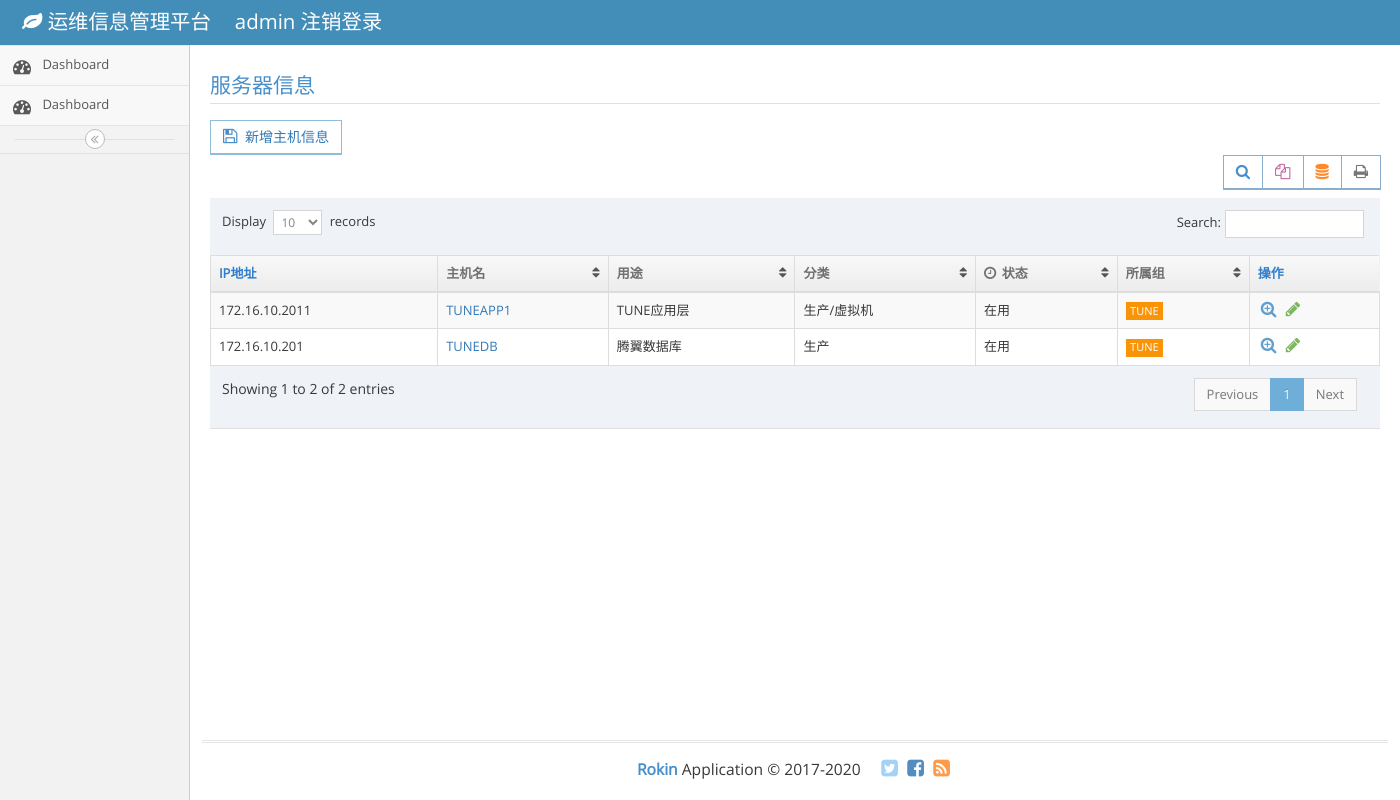
Before: / (signed in) with the older database file.
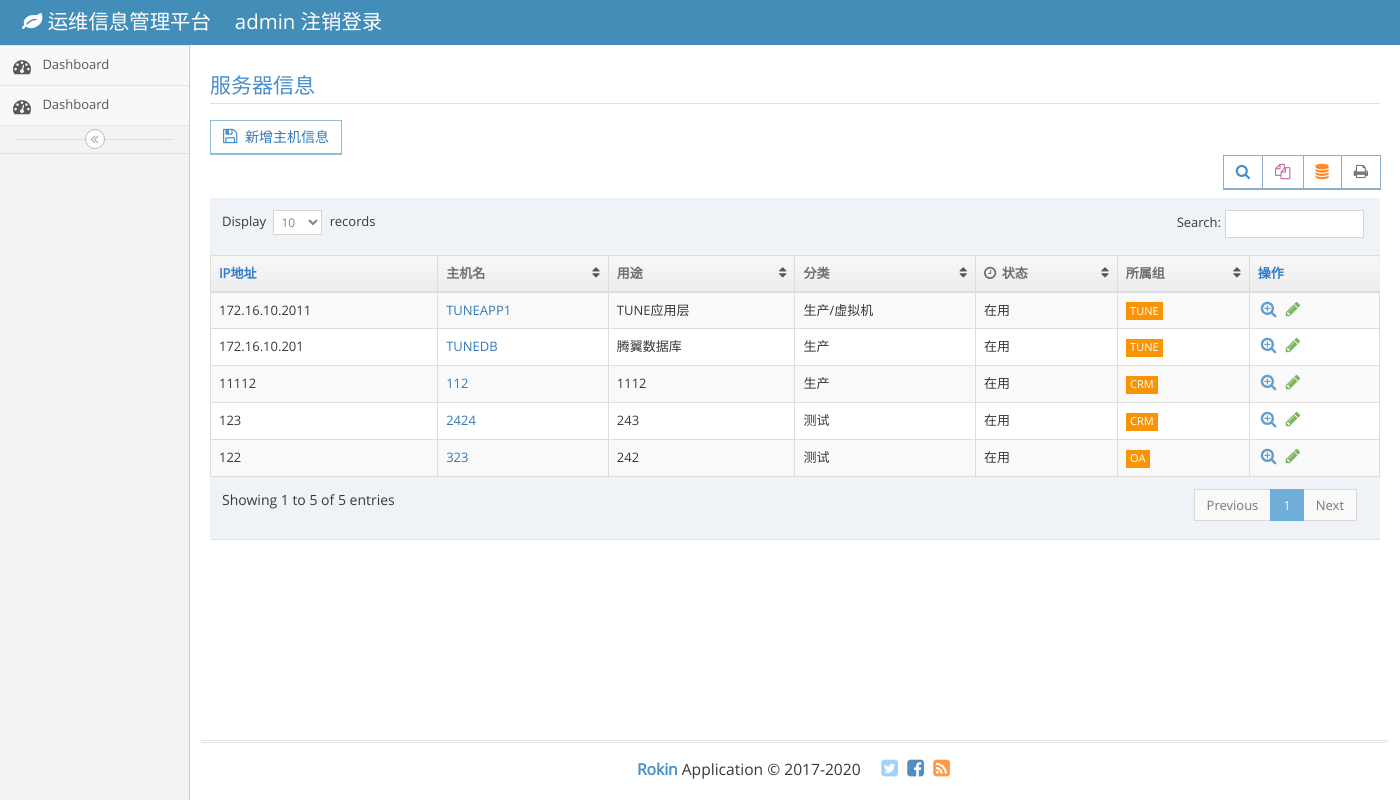
After: the same page with the newer database file.
### app/models.py (models this page shows, shortened)
class Host(models.Model):
    ip = models.CharField(max_length=20)
    host_name = models.CharField(max_length=50)
    host_purpose = models.CharField(max_length=100, blank=True)
    host_status = models.ForeignKey(Host_status)
    Host_category = models.ForeignKey(HostCategorys)
    Host_group = models.ForeignKey(HostGroups)
    Host_operatingsystem = models.ForeignKey(OperatingSystems)
    admin_Account = models.CharField(max_length=50, blank=True)
    admin_password = models.CharField(max_length=50, blank=True)
    Host_body = models.TextField(max_length=1000, blank=True)
    created_time = models.DateTimeField(auto_now_add=True)
    modified_time = models.DateTimeField(auto_now_add=True)
    def get_absolute_url(self):
        return reverse('app:host_detail', kwargs={'pk': self.pk})

class HostCategorys(models.Model):
    category = models.CharField(max_length=70)
    def __str__(self):
        return self.category

class Host_status(models.Model):
    status = models.CharField(max_length=10)
    def __str__(self):
        return self.status

class HostGroups(models.Model):
    group = models.CharField(max_length=70)
    def __str__(self):
        return self.group

### app/views.py (the view)
# urls.py: url(r'^$', views.IndexView.as_view(), name='index'),
class IndexView(LoginRequiredMixin, ListView):
    login_url = '/accounts/login/'
    redirect_field_name = 'redirect_to'
    model = Host
    context_object_name = 'post_list'
    template_name = 'app/index.html'

### templates/app/index.html (shortened to what this page needs)
{% extends 'app/base.html' %}
{% load staticfiles %}
{% block main %}
	<body class="no-skin">
		<div class="main-container ace-save-state" id="main-container">
			<div class="main-content">
				<div class="main-content-inner">
					<div class="page-content">
						<div class="row">
							<div class="col-xs-12">
								<div class="row">
									<div class="col-xs-12">
										<h3 class="header smaller lighter blue">服务器信息</h3>
                                        <button class="btn btn-white btn-info btn-bold">
                                            <i class="ace-icon fa fa-floppy-o bigger-120 blue"></i>
                                            <a href="{% url 'app:host_new' %}"> 新增主机信息</a>
                                        </button>
										<div class="clearfix">
											<div class="pull-right tableTools-container"></div>
										</div>
										<div>
											<table id="dynamic-table" class="table table-striped table-bordered table-hover">
												<thead>
													<tr>
                                                        <th>IP地址</th>
														<th>主机名</th>
														<th>用途</th>
														<th class="hidden-480">分类</th>
														<th>
															<i class="ace-icon fa fa-clock-o bigger-110 hidden-480"></i>
															状态
														</th>
														<th class="hidden-480">所属组</th>
                                                        <th>操作</th>
													</tr>
												</thead>
												<tbody>
                                                {% for post in post_list %}
													<tr>
                                                        <td>{{ post.ip }}</td>
														<td>
                                                            <a href="{{ post.get_absolute_url }}">{{ post.host_name }}</a>
														</td>
														<td>
                                                            {{ post.host_purpose }}
                                                        </td>
														<td class="hidden-480">{{ post.Host_category }}</td>
														<td>{{ post.host_status }}</td>
														<td class="hidden-480">
															<span class="label label-sm label-warning">{{ post.Host_group }}</span>
														</td>
														<td>
															<div class="hidden-sm hidden-xs action-buttons">
																<a class="blue" href="{{ post.get_absolute_url }}">
																	<i class="ace-icon fa fa-search-plus bigger-130"></i>
																</a>
																<a class="green" href="{% url 'app:host_edit' pk=post.pk %}">
																	<i class="ace-icon fa fa-pencil bigger-130"></i>
																</a>
															</div>
														</td>
													</tr>
                                                {% endfor %}
												</tbody>
											</table>
										</div>
									</div>
								</div>
							</div>
						</div>
					</div>
				</div>
			</div>
		</div>
{% endblock main %}

### templates/app/base.html (shortened to what this page needs)
{% load staticfiles %}
<!DOCTYPE html>
<html lang="en">
	<head>
		<link rel="stylesheet" href="{% static 'app/css/bootstrap.min.css' %}" />
		<link rel="stylesheet" href="{% static 'app/font-awesome/4.5.0/css/font-awesome.min.css' %}" />
		<link rel="stylesheet" href="{% static 'app/css/ace.min.css' %}" class="ace-main-stylesheet" id="main-ace-style" />
		<link rel="stylesheet" href="{% static 'app/css/ace-skins.min.css' %}" />
		<link rel="stylesheet" href="{% static 'app/css/ace-rtl.min.css' %}" />
	</head>
	<body class="no-skin">
		<div id="navbar" class="navbar navbar-default          ace-save-state">
			<div class="navbar-container ace-save-state" id="navbar-container">
				<div class="navbar-header pull-left">
					<a href="{% url 'app:index' %}" class="navbar-brand">
						<small>
							<i class="fa fa-leaf"></i>
							运维信息管理平台
						</small>
					</a>
                    <a href="{% url 'account_logout' %}" class="navbar-brand">
						<small>
							{{ user.username }} 注销登录
						</small>
					</a>
				</div>
			</div>
		</div>
		<div class="main-container ace-save-state" id="main-container">
			<div id="sidebar" class="sidebar                  responsive                    ace-save-state">
				<ul class="nav nav-list">
					<li class="">
						<a href="index.html">
							<i class="menu-icon fa fa-tachometer"></i>
							<span class="menu-text"> Dashboard </span>
						</a>
					</li>
                    	<li class="">
						<a href="index.html">
							<i class="menu-icon fa fa-tachometer"></i>
							<span class="menu-text"> Dashboard </span>
						</a>
					</li>
				</ul>
				<div class="sidebar-toggle sidebar-collapse" id="sidebar-collapse">
					<i id="sidebar-toggle-icon" class="ace-icon fa fa-angle-double-left ace-save-state" data-icon1="ace-icon fa fa-angle-double-left" data-icon2="ace-icon fa fa-angle-double-right"></i>
				</div>
			</div>
			<div class="main-content">
                 {% block main %}
                {% endblock main %}
			</div>
			<div class="footer">
				<div class="footer-inner">
					<div class="footer-content">
						<span class="bigger-120">
							<span class="blue bolder">Rokin</span>
							Application &copy; 2017-2020
						</span>
						<span class="action-buttons">
							<a href="#">
								<i class="ace-icon fa fa-twitter-square light-blue bigger-150"></i>
							</a>
							<a href="#">
								<i class="ace-icon fa fa-facebook-square text-primary bigger-150"></i>
							</a>
							<a href="#">
								<i class="ace-icon fa fa-rss-square orange bigger-150"></i>
							</a>
						</span>
					</div>
				</div>
			</div>
		</div>
	</body>
</html>

Changed rows visible on the page:
added Host: ip "11112", host_name "112", host_purpose "1112", Host_category "生产", host_status "在用", Host_group "CRM"
added Host: ip "123", host_name "2424", host_purpose "243", Host_category "测试", host_status "在用", Host_group "CRM"
added Host: ip "122", host_name "323", host_purpose "242", Host_category "测试", host_status "在用", Host_group "OA"
Other visible differences:
text written by a page script: "Display records Search: Showing 1 to 2 of 2 entries Previous 1 Next" → "Display records Search: Showing 1 to 5 of 5 entries Previous 1 Next"
